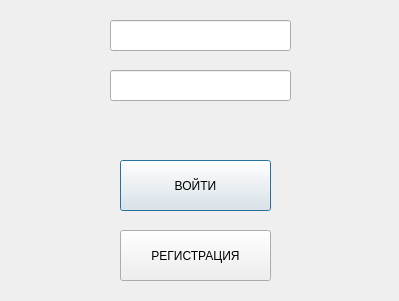
<?xml version="1.0" encoding="UTF-8"?>
<ui version="4.0">
 <class>Dialog</class>
 <widget class="QDialog" name="Dialog">
  <property name="geometry">
   <rect>
    <x>0</x>
    <y>0</y>
    <width>399</width>
    <height>301</height>
   </rect>
  </property>
  <property name="windowTitle">
   <string>Dialog</string>
  </property>
  <widget class="QLineEdit" name="login_line">
   <property name="geometry">
    <rect>
     <x>110</x>
     <y>20</y>
     <width>181</width>
     <height>31</height>
    </rect>
   </property>
   <property name="text">
    <string/>
   </property>
  </widget>
  <widget class="QLineEdit" name="password_line">
   <property name="geometry">
    <rect>
     <x>110</x>
     <y>70</y>
     <width>181</width>
     <height>31</height>
    </rect>
   </property>
   <property name="text">
    <string/>
   </property>
  </widget>
  <widget class="QPushButton" name="enter_button">
   <property name="geometry">
    <rect>
     <x>120</x>
     <y>160</y>
     <width>151</width>
     <height>51</height>
    </rect>
   </property>
   <property name="text">
    <string>ВОЙТИ</string>
   </property>
  </widget>
  <widget class="QPushButton" name="registration_button">
   <property name="geometry">
    <rect>
     <x>120</x>
     <y>230</y>
     <width>151</width>
     <height>51</height>
    </rect>
   </property>
   <property name="text">
    <string>РЕГИСТРАЦИЯ</string>
   </property>
  </widget>
 </widget>
 <resources/>
 <connections/>
</ui>
